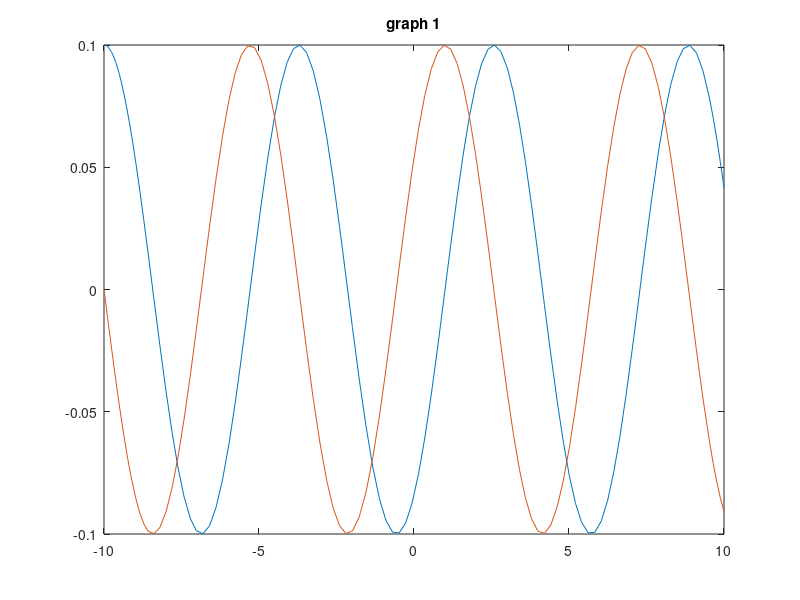
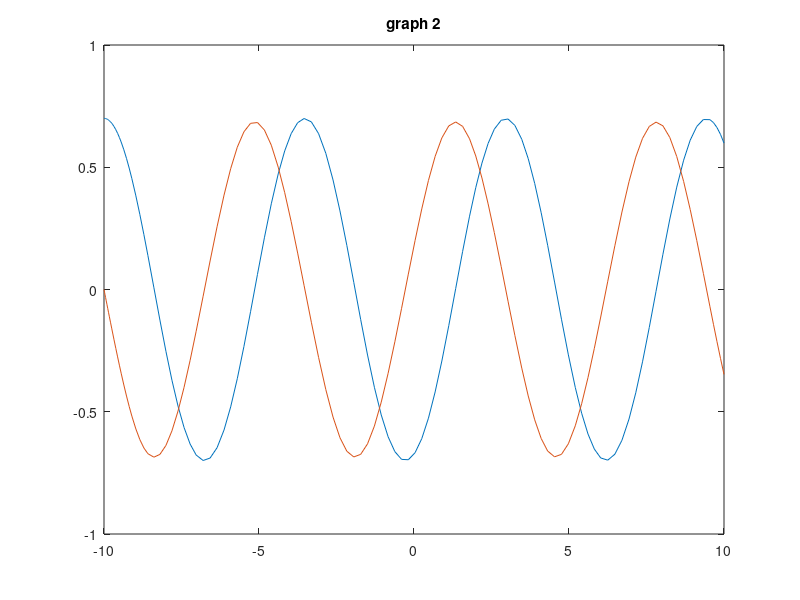
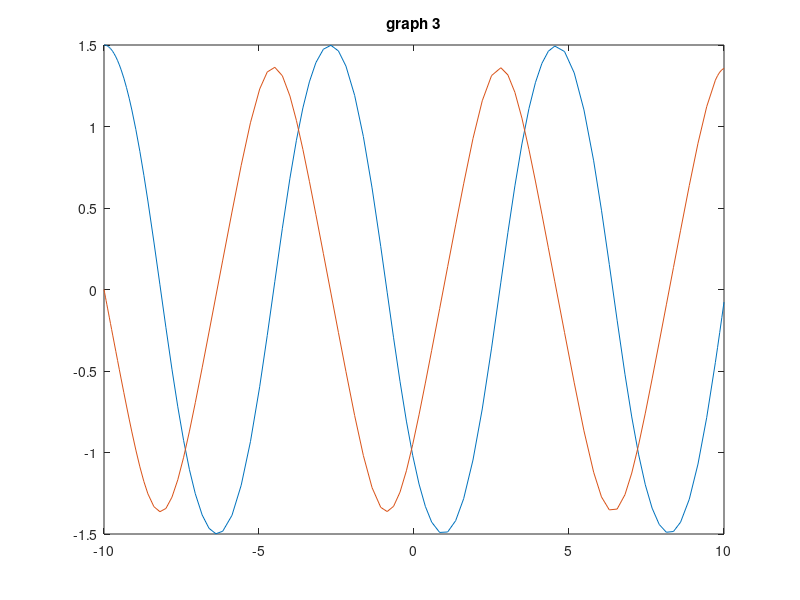
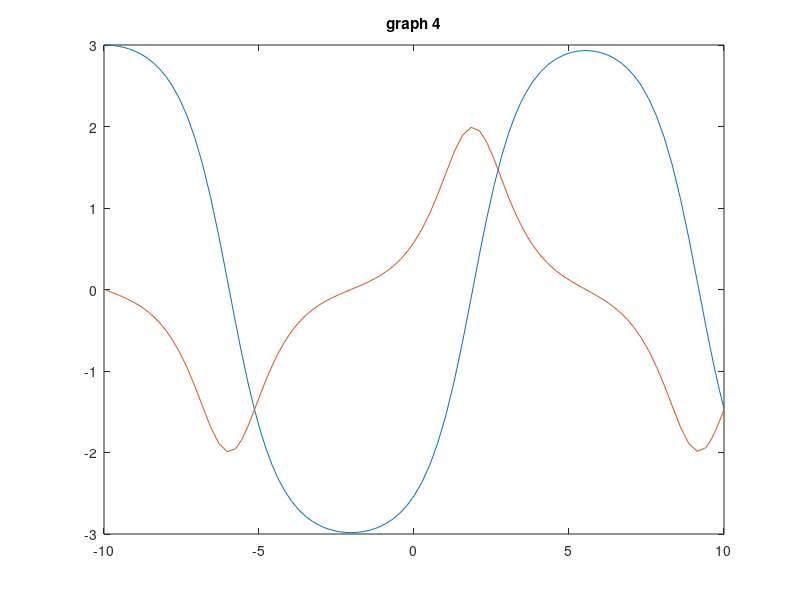

MATLAB code for these plots, in order: (Note: this script raises an error after producing the figures.)
%%%% Differential Equations Homework 3 - Romeo Perlstein %%%%

%%%% -- Problem D3 --- %%%%

close all
close all force
%% a)

% Given general solution:
% Theta = @(t) A*cos(t-delta);
% Theta" + sin(theta) = 0
% Theta" = -sin(theta)

%finding numerical solution of given equation D.3
theta_2_prime  = @(t, theta) [theta(2); -sin(theta(1))];

theta_zero = [.1 .7 1.5 3];
theta_p_zero = 0;

%%%& Didn't work, but had a rather interesting result
% for i = 1:1:length(theta_zero)
%     [tA, thetaA] = ode45(theta_2_prime, [-10 10], [theta_zero(i), theta_p_zero]);
% end

[tA1, thetaA1] = ode45(theta_2_prime, [-10 10], [theta_zero(1) theta_p_zero]);
[tA2, thetaA2] = ode45(theta_2_prime, [-10 10], [theta_zero(2) theta_p_zero]);
[tA3, thetaA3] = ode45(theta_2_prime, [-10 10], [theta_zero(3) theta_p_zero]);
[tA4, thetaA4] = ode45(theta_2_prime, [-10 10], [theta_zero(4) theta_p_zero]);
figure
plot(tA1, thetaA1);
title("graph 1");
figure
plot(tA2, thetaA2);
title("graph 2");
figure
plot(tA3, thetaA3);
title("graph 3");
figure
plot(tA4, thetaA4);
title("graph 4");
figure

hold on
plot(tA1, thetaA1, "r");
plot(tA2, thetaA2, "b");
plot(tA3, thetaA3, "g");
plot(tA4, thetaA4, "m");
title("graph 1-4 overlay")

%%%% estimated periods:
% first amplitude T = ~6.2, or ~2pi
% second amtplitude T = ~6.6 or ~2.1pi
% third amplitude T = ~ 7.5 or (12/5)pi
% fourth amplitude T = ~8 or (5/2)pi


%%%% analyze the graph x an y values, see when the y values repeat, and see
%%%% the delta x when it does:
period_look_1 = [tA1(:,1) thetaA1(:,1)]
period_look_2 = [tA2(:,1) thetaA2(:,1)]
period_look_3 = [tA3(:,1) thetaA3(:,1)]
period_look_4 = [tA4(:,1) thetaA4(:,1)]

%%%% Looks good on the interval [1:50] for the first 3 graphs, 1:100 for the
%%%% 4th graph, so display the interval:

period_look_1_but_better = [tA1(1:50,1) thetaA1(1:50,1)]
period_look_2_but_better = [tA2(1:50,1) thetaA2(1:50,1)]
period_look_3_but_better = [tA3(1:50,1) thetaA3(1:50,1)]
period_look_4_but_better = [tA4(1:100,1) thetaA4(1:100,1)]

period_guesstamate1 = string((tA1(50) - tA1(1))/pi) + "pi"
period_guesstamate2 = string((tA2(50) - tA1(1))/pi) + "pi"
period_guesstamate3 = string((tA3(50) - tA1(1))/pi) + "pi"
period_guesstamate4 = string((tA4(100) - tA1(1))/pi) + "pi"


%% b)
A1 = 0.1;
A2 = 0.7;
A3 = 1.5;
A4 = 3.0;
k1 = sin(A1/2);
k2 = sin(A2/2);
k3 = sin(A3/2);
k4 = sin(A4/2);
func1 = @(phi) 4./(sqrt(1-(k1.^2).*(sin(phi)).^2));
func2 = @(phi) 4./(sqrt(1-(k2.^2).*(sin(phi)).^2));
func3 = @(phi) 4./(sqrt(1-(k3.^2).*(sin(phi)).^2));
func4 = @(phi) 4./(sqrt(1-(k4.^2).*(sin(phi)).^2));

T1 = integral(func1, 0, (pi()/2));  
T2 = integral(func2, 0, (pi()/2));
T3 = integral(func3, 0, (pi()/2));
T4 = integral(func4, 0, (pi()/2));
T_actual = [string(T1/pi())+"pi" string(T2/pi())+"pi" string(T3/pi())+"pi" string(T4/pi())+"pi"]

% yes! the values I had found for my periods are rather close to what
% the integral function using the actual time peiod function outputted.
% This may be because I tried to make my values as accurate as possible,
% however.

%% c)

%%%% Show it by using the values in the graph, and better parameters

for i = 2:1:50
    if (thetaA1(i,1) <= thetaA1(1,1)+.005 && thetaA1(i,1) >= thetaA1(1,1) - .005)
        temp_period1 = tA1(i) - tA1(1);
        period1 = string(temp_period1/pi()) + "pi";
    end
end

for i = 2:1:53
    if (thetaA2(i,1) <= thetaA2(1,1)+.001 && thetaA2(i,1) >= thetaA2(1,1) - .001)
        temp_period2 = tA2(i) - tA2(1);
        period2 = string(temp_period2/pi()) + "pi";
    end
end

for i = 2:1:54
    if (thetaA3(i,1) <= thetaA3(1,1) + .05 && thetaA3(i,1) >= thetaA3(1,1) - .05)
        temp_period3 = tA3(i) - tA3(1);
        period3 = string(temp_period3/pi()) + "pi";
    end
end

for i = 2:1:110
    if (thetaA4(i,1) >= thetaA4(1,1) && thetaA4(i,1) >= thetaA4(i-1,1))
        temp_period4 = tA4(i) - tA4(1);
        period4 = string(temp_period4/pi()) + "pi";
    end
end

%%%% display the solved for values of the time period, using the plots
period1
period2
period3
period4


%% d)
%%%% Providing an answer through a written response
% amazingly, the prediction made by the book was correct, and while A is
% relatively small, (seemingly 0-1.5), the period of the function remains
% roughly around 2pi. As A increases though, the period starts to also
% increase, and it seems to reach a point where the described movement of
% the pendulum becomes "weird" or at least incorrect. This is also
% corroberated in the output of the graph, where you can see that for a
% larger amplitude of 3, the graph is no longer a sinusoidal wave, but has
% two different graphs, which are not just simple phase shifts of the same
% graph. 

% the period seems to increase as the amplitude increases, which is also
% demonstrated with the output of the graphs. If I were to guess, because
% I'm not exactly sure what's happening, I would assume the linear
% approximnation of the differential equation starts to "explode" as the
% amplitude get's bigger. If I'm thinking about it correctly, it kind of
% does make senes, since if the displacement of the pendulum becomes larger
% and larger, the behavior of the pendulum wont follow simply harmonic
% motion anymore (I think). As such, the approximation becomes less and
% less accurate, because it wasn't meant to model the behavior of an
% erratic pendulum.

% This is speculation on my end, after reviewing the behavior, however.



